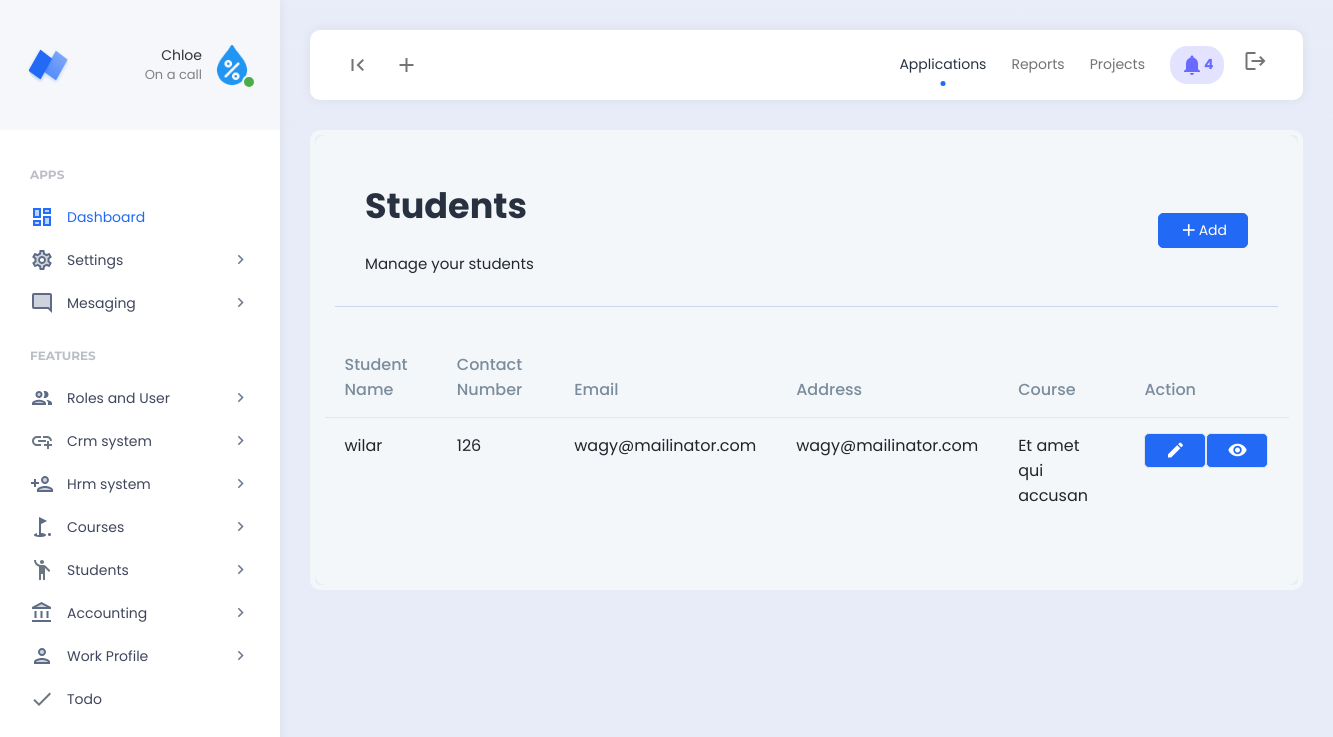
The page /student/ (signed in) on the database as committed earlier.
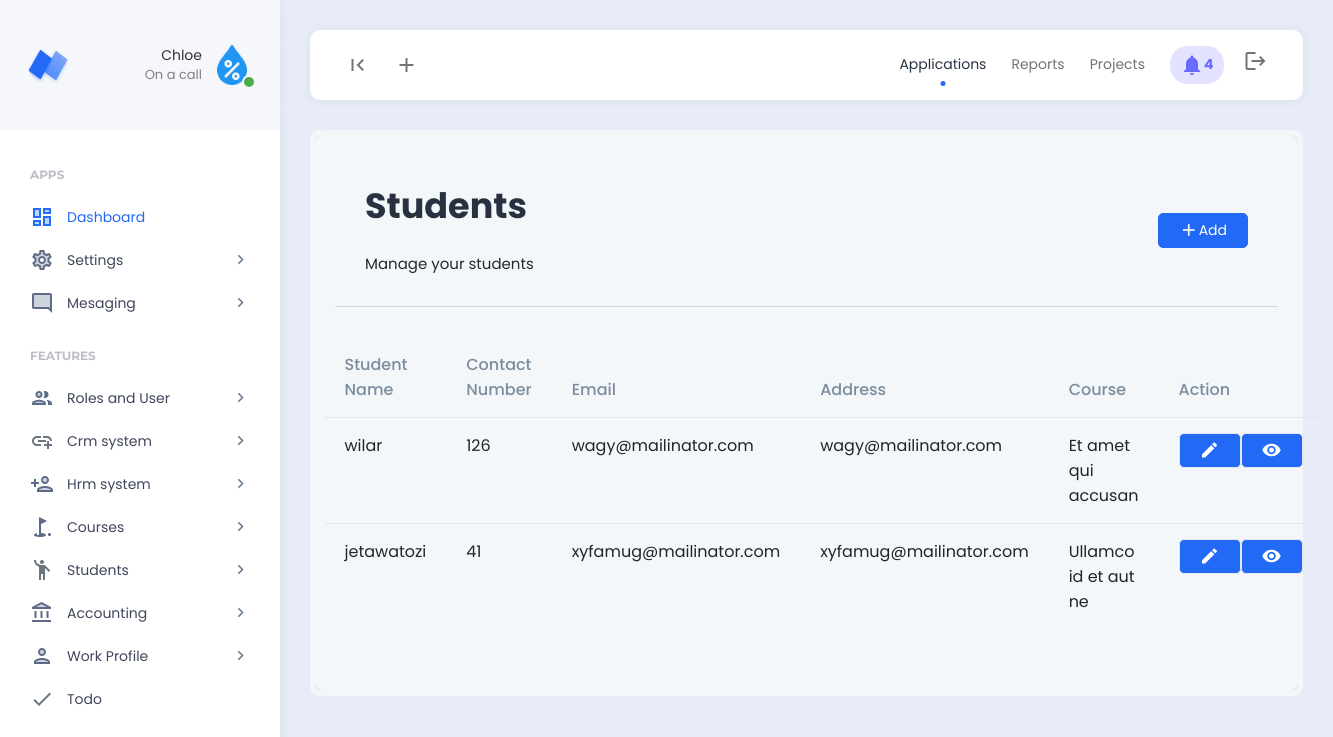
The same page on the database as committed later.
### features/models.py (models this page shows, shortened)
class Company(models.Model):
    company_name = models.CharField(max_length=255)
    company_address = models.CharField(max_length=255)
    company_email = models.CharField(max_length=255)
    company_contact_number = models.CharField(max_length=255)
    company_logo = models.ImageField(upload_to='company_images/')
    payment_terms = models.TextField()
    created = models.DateField(auto_now_add=True)
    class Meta:
        verbose_name_plural = "03. Company Setup"

### student/models.py (models this page shows, shortened)
class Student(models.Model):
    user = models.OneToOneField(User, on_delete=models.CASCADE)
    address = models.CharField(max_length=255)
    contact = models.CharField(max_length=100)
    enrollment_type = models.ForeignKey(EnrollmentType, on_delete=models.SET_NULL, null=True, blank=True)
    source = models.ForeignKey(StudentSource, on_delete=models.SET_NULL, null=True, blank=True)
    stage = models.ForeignKey(StudentStage, on_delete=models.SET_NULL, null=True, blank=True)
    assigned_to = models.ManyToManyField(Employee)
    course = models.ManyToManyField(Course)
    log_status = models.BooleanField(default=True)
    active = models.BooleanField(default=1)
    date_modified = models.DateTimeField(auto_now=True)
    created = models.DateTimeField(auto_now_add=True)
    class Meta:
        verbose_name_plural = "02. Student"

### student/views.py (the view)
# urls.py: path('', include('student.urls')),
def student(request):
    if 'read_student' in custom_data_views(request):
        student = Student.objects.all()
        context = {
            'student': student
        }
        return render(request,'student/student.html', context)
    else:
        messages.info(request, "Unauthorized access.")
        return redirect('home')

### templates/student/student.html
{% include 'header.html' %}
<div class="app-content">
    <div class="content-wrapper">
        <div class="example-container">
            <div class="example-content bg-light">
                <div class="page-description d-flex align-items-center">
                    <div class="page-description-content flex-grow-1">
                        <h1>Students</h1>
                        <span>Manage your students</span>
                    </div>
                    <div class="page-description-actions">
                        <a href="{% url 'add_student' %}" class="btn btn-primary"><i class="material-icons">add</i>Add</a>
                    </div>
                </div>
				<div class="row">
					<table id="datable_1" class="table nowrap w-100 mb-5">
						<thead>
							<tr>
								<th>Student Name</th>
								<th>Contact Number</th>
								<th>Email</th>
								<th>Address</th>
								<th>Course</th>
								<th>Action</th>
							</tr>
						</thead>
						<tbody>
							{% for student in student %}
							<tr>
								<td>{{student.user}}</td>
								<td>{{student.contact}}</td>
								<td>{{student.user.email}}</td>
								<td>{{student.user.email}}</td>
								<td>{{student.address}}</td>
								<td>
									<div class="d-flex align-items-center">
										<div class="d-flex">
											{% if 'update_student' in permissions %}
											<a href="{% url 'edit_student' id=student.id %}" class="btn btn-primary"><i class="material-icons">edit</i></a>
											{% endif %}
											{% if 'read_student' in permissions %}
											<a href="{% url 'view_student' id=student.id %}" class="btn btn-primary"><i class="material-icons">visibility</i></a>
											{% endif %}
										</div>
									</div>
								</td>
							</tr>
							{% endfor %}
						</tbody>
					</table>
				</div>
            </div>
        </div>
    </div>
</div>
{% include 'footer.html' %}

### templates/header.html (shortened to what this page needs)
{% load static %}
<body>
    {% include 'nav_links.html' %}
    <div class="app align-content-stretch d-flex flex-wrap">
        <div class="app-sidebar">
            <div class="logo">
                <a href="" class="logo-icon"><span class="logo-text">Neptune</span></a>
                <div class="sidebar-user-switcher user-activity-online">
                    <a href="#">
                        <img src="{{company.company_logo.url}}">
                        <span class="activity-indicator"></span>
                        <span class="user-info-text">Chloe<br><span class="user-state-info">On a call</span></span>
                    </a>
                </div>
            </div>
            <div class="app-menu">
                <ul class="accordion-menu">
                    <li class="sidebar-title">
                        Apps
                    </li>
                    <li class="active-page">
                        <a href="{% url 'home' %}" class="active"><i class="material-icons-two-tone">dashboard</i>Dashboard</a>
                    </li>
                    <li>
                        <a href=""><i class="material-icons-two-tone">settings</i>Settings<i class="material-icons has-sub-menu">keyboard_arrow_right</i></a>
                        <li>
                            <a href=""><i class="material-icons-two-tone">mode_comment</i>Mesaging<i class="material-icons has-sub-menu">keyboard_arrow_right</i></a>
                    </li>
                    <li class="sidebar-title">
                        Features
                    </li>
                    <li>
                        <a href=""><i class="material-icons-two-tone">group</i>Roles and User<i class="material-icons has-sub-menu">keyboard_arrow_right</i></a>
                    </li>
                    <li>
                        <a href=""><i class="material-icons-two-tone">add_link</i>Crm system<i class="material-icons has-sub-menu">keyboard_arrow_right</i></a>
                    </li>
                    <li>
                        <a href=""><i class="material-icons-two-tone">person_add</i>Hrm system<i class="material-icons has-sub-menu">keyboard_arrow_right</i></a>
                    </li>
                    <li>
                        <a href=""><i class="material-icons-two-tone">golf_course</i>Courses<i class="material-icons has-sub-menu">keyboard_arrow_right</i></a>
                    </li>
                    <li>
                        <a href="#"><i class="material-icons-two-tone">emoji_people</i>Students<i class="material-icons has-sub-menu">keyboard_arrow_right</i></a>
                    </li>
                    <li>
                        <a href="#"><i class="material-icons-two-tone">account_balance</i>Accounting<i class="material-icons has-sub-menu">keyboard_arrow_right</i></a>
                    </li>
                    <li>
                        <a href="#"><i class="material-icons-two-tone">person</i>Work Profile<i class="material-icons has-sub-menu">keyboard_arrow_right</i></a>
                    </li>
                    <li>
                        <a href=""><i class="material-icons-two-tone">done</i>Todo</a>
                    </li>
                </ul>
            </div>
        </div>
        <div class="app-container">
            <div class="app-header">
                <nav class="navbar navbar-light navbar-expand-lg">
                    <div class="container-fluid">
                        <div class="navbar-nav" id="navbarNav">
                            <ul class="navbar-nav">
                                <li class="nav-item">
                                    <a class="nav-link hide-sidebar-toggle-button" href="#"><i class="material-icons">first_page</i></a>
                                </li>
                                <li class="nav-item dropdown hidden-on-mobile">
                                    <a class="nav-link dropdown-toggle" href="#" id="addDropdownLink" role="button" data-bs-toggle="dropdown" aria-expanded="false">
                                        <i class="material-icons">add</i>
                                    </a>
                                </li>
                            </ul>
                        </div>
                        <div class="d-flex">
                            <ul class="navbar-nav">
                                <li class="nav-item hidden-on-mobile">
                                    <a class="nav-link active" href="#">Applications</a>
                                </li>
                                <li class="nav-item hidden-on-mobile">
                                    <a class="nav-link" href="#">Reports</a>
                                </li>
                                <li class="nav-item hidden-on-mobile">
                                    <a class="nav-link" href="#">Projects</a>
                                </li>
                                <li class="nav-item hidden-on-mobile">
                                    <a class="nav-link nav-notifications-toggle" id="notificationsDropDown" href="#" data-bs-toggle="dropdown"><i class="material-icons">notifications</i>4</a>
                                </li>
                                <li class="nav-item hidden-on-mobile">
                                    <a class="nav-link" href="{% url 'logout' %}"><i class="material-icons">logout</i></a>
                                </li>
                            </ul>
                        </div>
                    </div>
                </nav>
            </div>

### templates/nav_links.html (shortened to what this page needs)
{% load static %}
<!DOCTYPE html>
<html lang="en">
<head>
    <link href="{% static 'assets/plugins/bootstrap/css/bootstrap.min.css' %}" rel="stylesheet">
    <link href="{% static 'assets/plugins/perfectscroll/perfect-scrollbar.css' %}" rel="stylesheet">
    <link href="{% static 'assets/plugins/pace/pace.css' %}" rel="stylesheet">
    <link href="{% static 'assets/plugins/datatables/datatables.min.css' %}" rel="stylesheet">
    <link href="{% static 'assets/css/main.min.css' %}" rel="stylesheet">
    <link href="{% static 'assets/css/custom.css'%}" rel="stylesheet">
    <link href="{% static 'assets/plugins/highlight/styles/github-gist.css' %}" rel="stylesheet">
    <link href="{% static 'assets/plugins/summernote/summernote-lite.min.css' %}" rel="stylesheet">
    <link href="{% static 'assets/plugins/select2/css/select2.min.css' %}" rel="stylesheet">
</head>

### templates/footer.html (shortened to what this page needs)
</div>
</div>
 {% load static %}
</body>
</html>

Rows that differ between the two databases and show on the page:
added Student: user "jetawatozi", contact "41", user.email "xyfamug@mailinator.com", address "Ullamco id et aut ne"
